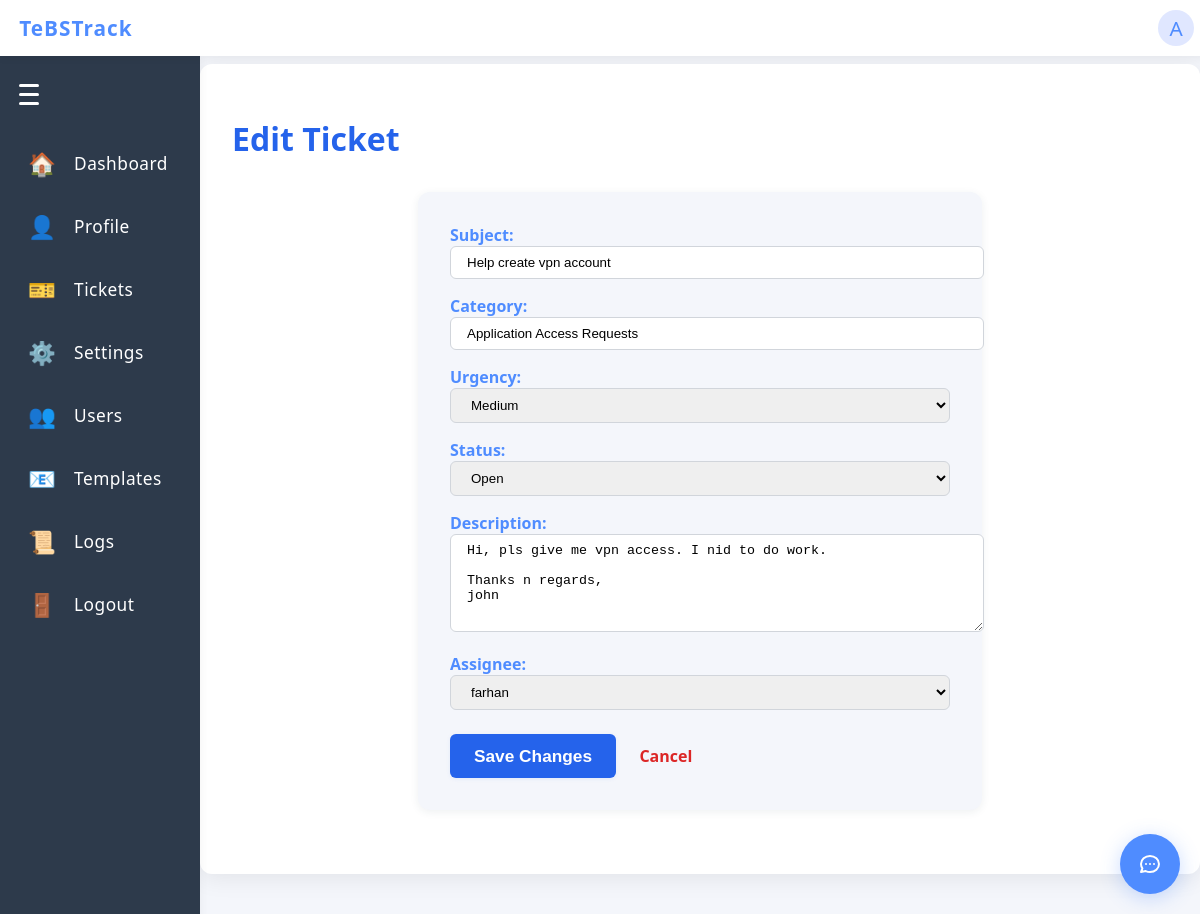
The app's page /edit_ticket/5 (signed in) with its own data.
### app/models.py (models this page shows)
class User(UserMixin, db.Model):
    id = db.Column(db.Integer, primary_key=True)
    username = db.Column(db.String(150), unique=True, nullable=False)
    password = db.Column(db.String(150), nullable=False)
    role = db.Column(db.String(20), nullable=False, default='infra')  # 'admin' or 'infra'

class Ticket(db.Model):
    id = db.Column(db.Integer, primary_key=True)
    subject = db.Column(db.String(255), nullable=False)
    description = db.Column(db.Text, nullable=True)
    sender = db.Column(db.String(150), nullable=False)
    category = db.Column(db.String(100), nullable=True)
    urgency = db.Column(db.String(50), nullable=True)
    status = db.Column(db.String(50), nullable=False, default='Open')
    resolution = db.Column(db.String(255), nullable=True)
    created_at = db.Column(db.DateTime, server_default=db.func.now())
    updated_at = db.Column(db.DateTime, server_default=db.func.now(), onupdate=db.func.now())
    thread_id = db.Column(db.String(255), nullable=True)  # For email threading
    audit_log = db.Column(db.Text, nullable=True)  # JSON or text log
    assigned_to = db.Column(db.Integer, db.ForeignKey('user.id'), nullable=True)

### app/routes.py (the view, shortened to what this page needs)
@main.route('/edit_ticket/<int:ticket_id>', methods=['GET', 'POST'])
@login_required
def edit_ticket(ticket_id):
    ticket = Ticket.query.get_or_404(ticket_id)
    if current_user.role == 'infra':
        if ticket.assigned_to is not None and ticket.assigned_to != current_user.id:
            flash('You do not have permission to edit this ticket.', 'error')
            return redirect(url_for('main.tickets'))
    elif current_user.role != 'admin':
        flash('You do not have permission to edit tickets.', 'error')
        return redirect(url_for('main.index'))
    infra_users = User.query.filter_by(role='infra').order_by(User.username).all()
    form = EditTicketForm(obj=ticket)
    if request.method == 'GET':
        form = EditTicketForm(obj=ticket)
    return render_template('edit_ticket.html', ticket=ticket, infra_users=infra_users, form=form)

### app/routes.py
class EditTicketForm(FlaskForm):
    subject = StringField('Subject', validators=[DataRequired()])
    category = StringField('Category', validators=[DataRequired()])
    urgency = SelectField('Urgency', choices=[('Low','Low'),('Medium','Medium'),('High','High'),('Urgent','Urgent')], validators=[DataRequired()])
    status = SelectField('Status', choices=[('Open','Open'),('Closed','Closed')], validators=[DataRequired()])
    description = TextAreaField('Description', validators=[DataRequired()])
    assigned_to = IntegerField('Assignee', validators=[Optional()])
    resolution = StringField('Resolution', validators=[Optional()])
    sender = StringField('Request by', validators=[Optional()])
    created_at = StringField('Issue Reported Date', validators=[Optional()])  # Will parse as date
    updated_at = StringField('Date of Completion', validators=[Optional()])  # Will parse as date

### app/__init__.py (called while the page is built)
def create_app():
    app = Flask(__name__)
    app.config.from_object('config.Config')
    app.config['SESSION_COOKIE_HTTPONLY'] = True  # Prevent JS access to session cookie
    app.config['SESSION_COOKIE_SAMESITE'] = 'Lax'  # Restrict cross-site requests
    csrf.init_app(app)
    db.init_app(app)
    login_manager.init_app(app)
    app.register_blueprint(main)
    from flask_wtf.csrf import CSRFError
    from .routes import LoginForm
    from flask import render_template, flash
    @app.errorhandler(CSRFError)
    def handle_csrf_error(e):
        flash('CSRF token missing or invalid. Please refresh the page and try again.', 'error')
        return render_template('login.html', form=LoginForm()), 400
    from .models import User
    @login_manager.user_loader
    def load_user(user_id):
        return User.query.get(int(user_id))
    return app

### app/routes.py (called while the page is built)
@main.before_app_request
def require_login():
    allowed_routes = ['main.login', 'static']
    if not current_user.is_authenticated and request.endpoint not in allowed_routes:
        return redirect(url_for('main.login'))

### app/templates/edit_ticket.html (shortened to what this page needs)
{% extends 'base.html' %}
{% block content %}
<div class="dashboard-container">
  <h1 style="color:#2563eb;">Edit Ticket</h1>
  <form method="post" action="{{ url_for('main.edit_ticket', ticket_id=ticket.id) }}" autocomplete="off" style="max-width:500px; margin:2rem auto; background:#f4f6fb; padding:2rem; border-radius:12px; box-shadow:0 2px 8px rgba(44,62,80,0.08);">
    <label style="font-weight:600; color:#4f8cff;">Subject:</label>
    {{ form.subject(class_="form-control", style="width:100%; margin-bottom:1rem; padding:0.5rem 1rem; border-radius:6px; border:1px solid #d1d5db;") }}
    <label style="font-weight:600; color:#4f8cff;">Category:</label>
    {{ form.category(class_="form-control", style="width:100%; margin-bottom:1rem; padding:0.5rem 1rem; border-radius:6px; border:1px solid #d1d5db;") }}
    <label style="font-weight:600; color:#4f8cff;">Urgency:</label>
    {{ form.urgency(class_="form-control", style="width:100%; margin-bottom:1rem; padding:0.5rem 1rem; border-radius:6px; border:1px solid #d1d5db;") }}
    <label style="font-weight:600; color:#4f8cff;">Status:</label>
    {{ form.status(class_="form-control", style="width:100%; margin-bottom:1rem; padding:0.5rem 1rem; border-radius:6px; border:1px solid #d1d5db;") }}
    <label style="font-weight:600; color:#4f8cff;">Description:</label>
    {{ form.description(class_="form-control", style="width:100%; margin-bottom:1rem; padding:0.5rem 1rem; border-radius:6px; border:1px solid #d1d5db; min-height:80px;") }}
    <label style="font-weight:600; color:#4f8cff;">Assignee:</label>
    <select name="assigned_to" class="form-control" style="width:100%; margin-bottom:1.5rem; padding:0.5rem 1rem; border-radius:6px; border:1px solid #d1d5db;">
      {% for user in infra_users %}
        <option value="{{ user.id }}" {% if form.assigned_to.data == user.id or ticket.assigned_to == user.id %}selected{% endif %}>{{ user.username }}</option>
      {% endfor %}
    </select>
    <button type="submit" style="background:#2563eb; color:#fff; border:none; border-radius:6px; padding:0.7rem 1.5rem; font-weight:700; font-size:1.08rem; box-shadow:0 1px 4px rgba(37,99,235,0.08); cursor:pointer; transition:background 0.2s;">Save Changes</button>
    <a href="{{ url_for('main.tickets') }}" style="margin-left:1.2rem; color:#dc2626; font-weight:600; text-decoration:none;">Cancel</a>
  </form>
</div>
{% endblock %}

### app/templates/base.html (shortened to what this page needs)
<!doctype html>
<html lang="en">
<head>
</head>
<body>
  <div class="navbar">
    <a href="{{ url_for('main.index') }}" class="navbar-title" style="text-decoration:none;">
      TeBSTrack
    </a>
    {% if current_user.is_authenticated %}
    <div class="navbar-profile" id="profile-btn">
      <span class="profile-icon">{{ current_user.username[0]|upper if current_user.username else '?' }}</span>
    </div>
    {% endif %}
  </div>
  {% if not hide_sidenav %}
    <div class="sidenav-hamburger" id="sidenav-hamburger">
      <span></span>
      <span></span>
      <span></span>
    </div>
    <a href="{{ url_for('main.index') }}" class="sidenav-link{% if request.endpoint == 'main.index' %} active{% endif %}" data-label="Dashboard">
      <span class="sidenav-icon">🏠</span>
      <span class="sidenav-label">Dashboard</span>
    </a>
    <a href="{{ url_for('main.profile') }}" class="sidenav-link{% if request.endpoint == 'main.profile' %} active{% endif %}" data-label="Profile">
      <span class="sidenav-icon">👤</span>
      <span class="sidenav-label">Profile</span>
    </a>
    <a href="{{ url_for('main.tickets') }}" class="sidenav-link{% if request.endpoint in ['main.tickets', 'main.view_ticket'] %} active{% endif %}" data-label="Tickets">
      <span class="sidenav-icon">🎫</span>
      <span class="sidenav-label">Tickets</span>
    </a>
    <a href="{{ url_for('main.settings') }}" class="sidenav-link{% if request.endpoint == 'main.settings' %} active{% endif %}" data-label="Settings">
      <span class="sidenav-icon">⚙️</span>
      <span class="sidenav-label">Settings</span>
    </a>
    {% if current_user.role == 'admin' %}
    <a href="{{ url_for('main.manage_users') }}" class="sidenav-link{% if request.endpoint == 'main.manage_users' %} active{% endif %}" data-label="Users">
      <span class="sidenav-icon">👥</span>
      <span class="sidenav-label">Users</span>
    </a>
    <a href="{{ url_for('main.manage_email_templates') }}" class="sidenav-link" data-label="Templates">
      <span class="sidenav-icon">📧</span>
      <span class="sidenav-label">Templates</span>
    </a>
    <a href="{{ url_for('main.audit_logs') }}" class="sidenav-link{% if request.endpoint == 'main.audit_logs' %} active{% endif %}" data-label="Logs">
      <span class="sidenav-icon">📜</span>
      <span class="sidenav-label">Logs</span>
    </a>
    {% endif %}
    <a href="{{ url_for('main.logout') }}" class="sidenav-link{% if request.endpoint == 'main.logout' %} active{% endif %}" data-label="Logout">
      <span class="sidenav-icon">🚪</span>
      <span class="sidenav-label">Logout</span>
    </a>
  {% endif %}
  <div class="main-content{% if hide_sidenav %} no-sidenav{% endif %}">
    {% block content %}{% endblock %}
  </div>
  {% if current_user.is_authenticated %}
    {% include 'chatbot_component.html' %}
  {% endif %}
  <link rel="stylesheet" href="https://cdnjs.cloudflare.com/ajax/libs/font-awesome/6.0.0/css/all.min.css">
</body>
</html>

### app/templates/base.html (style rules this page uses)
body { background: #f4f6fb; font-family: 'Segoe UI', Arial, sans-serif; margin: 0; padding: 0; }
.navbar { position: fixed; top: 0; left: 0; width: 100%; height: 56px; background: #fff; box-shadow: 0 2px 8px rgba(0,0,0,0.06); display: flex; align-items: center; justify-content: flex-start; padding: 0 1.2rem; z-index: 1000; }
.navbar-title { font-size: 1.3rem; font-weight: 700; color: #4f8cff; letter-spacing: 1px; }
.navbar-profile { position: relative; display: flex; align-items: center; cursor: pointer; right: 25px; }
.profile-icon { width: 36px; height: 36px; border-radius: 50%; background: #e0e7ff; display: flex; align-items: center; justify-content: center; font-size: 1.3rem; color: #4f8cff; margin-left: 8px; }
.sidenav-hamburger { width: 28px; height: 28px; margin: 0 0 1.5rem 1.2rem; display: flex; flex-direction: column; justify-content: center; cursor: pointer; z-index: 1001; }
.sidenav-hamburger span { display: block; height: 3px; width: 20px; background: #fff; margin: 3px 0; border-radius: 2px; transition: all 0.3s; }
.sidenav-link { color: #fff; padding: 1rem 1.5rem; text-decoration: none; font-size: 1.08rem; font-weight: 500; letter-spacing: 0.5px; transition: background 0.18s, color 0.18s, padding 0.3s, font-size 0.3s; border-left: 4px solid transparent; display: flex; align-items: center; }
.sidenav-icon { font-size: 1.4rem; margin-right: 1.1rem; min-width: 1.4rem; text-align: center; display: inline-block; transition: margin 0.3s; }
.sidenav-label { transition: opacity 0.3s, width 0.3s; white-space: nowrap; overflow: hidden; }
.main-content { margin-left: 200px; margin-top: 64px; transition: margin-left 0.3s ease; }
.dashboard-container { max-width: 1100px; margin: 40px auto; padding: 2rem; background: #fff; border-radius: 12px; box-shadow: 0 4px 24px rgba(0,0,0,0.08); }

### records on screen
User: username "A"
Ticket: subject "Help create vpn account", category "Application Access Requests", urgency "Medium", status "Open", description "Hi, pls give me vpn access. I nid to do work. Thanks n regards, john"

### other values on screen
form field assigned_to "farhan"
